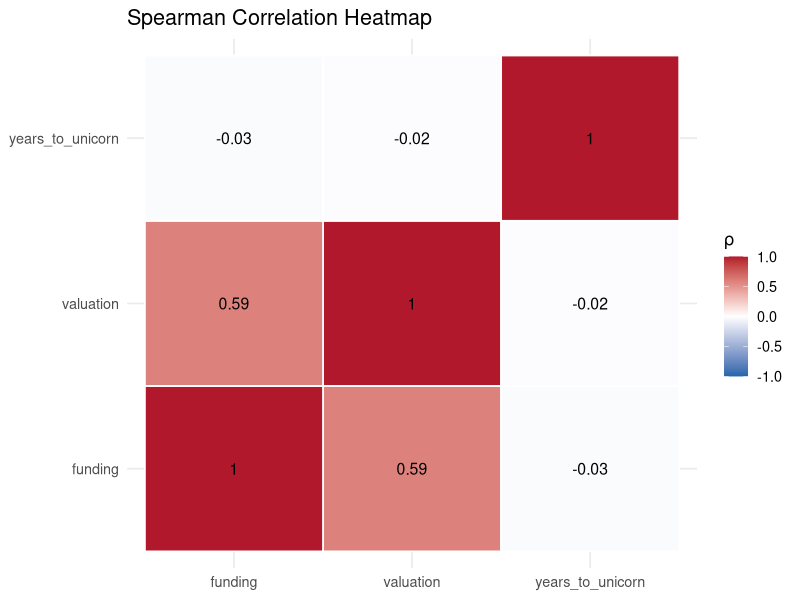
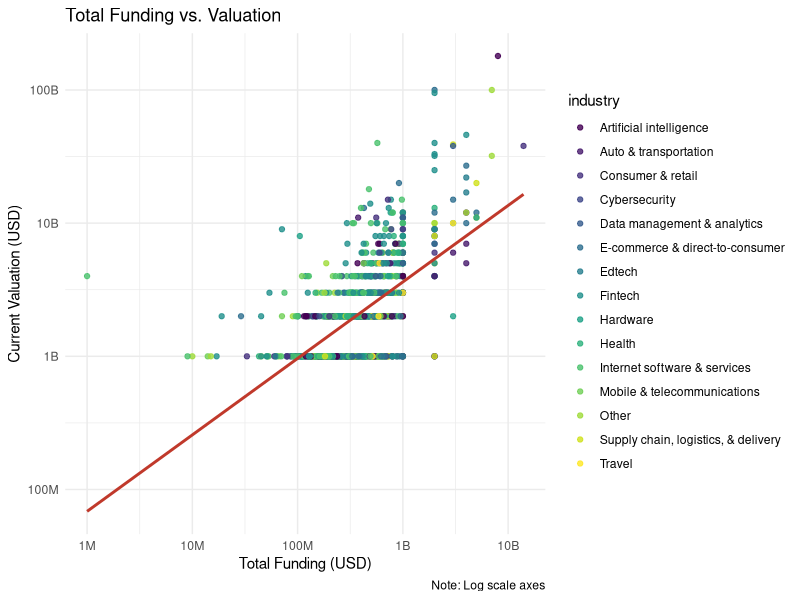
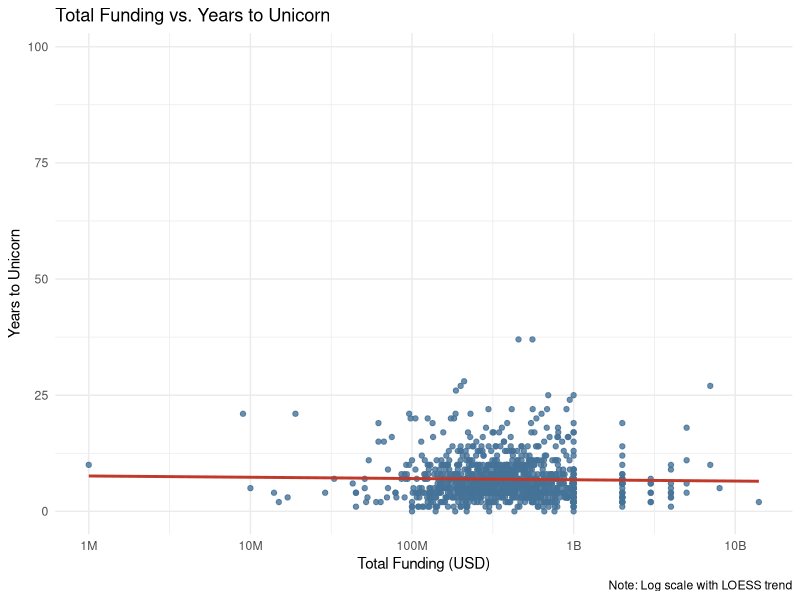
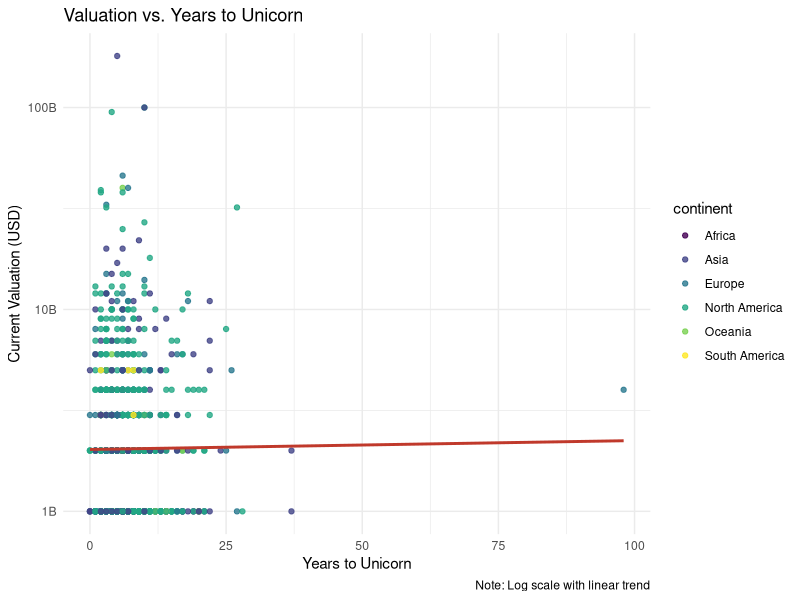
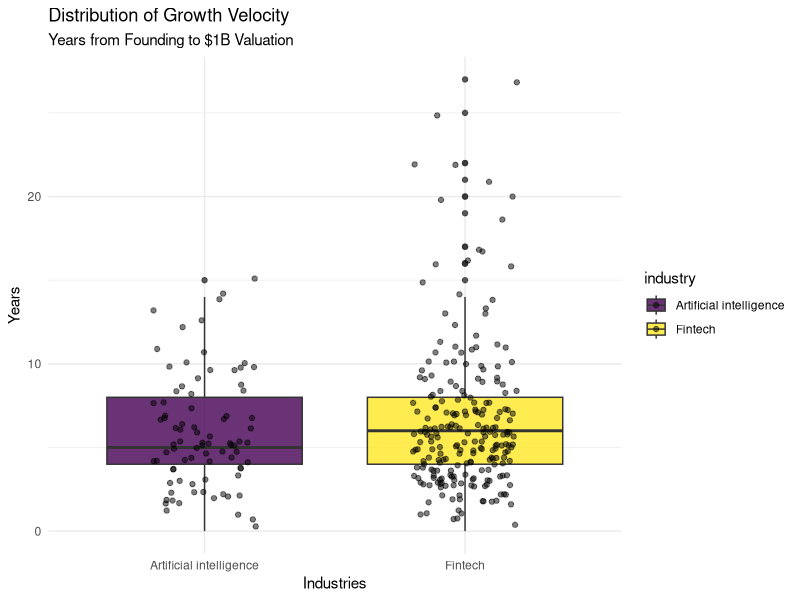
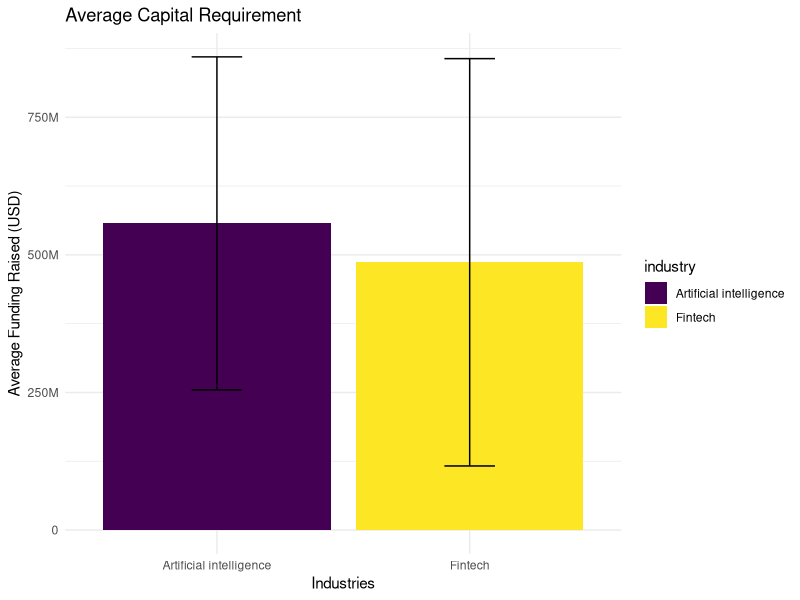
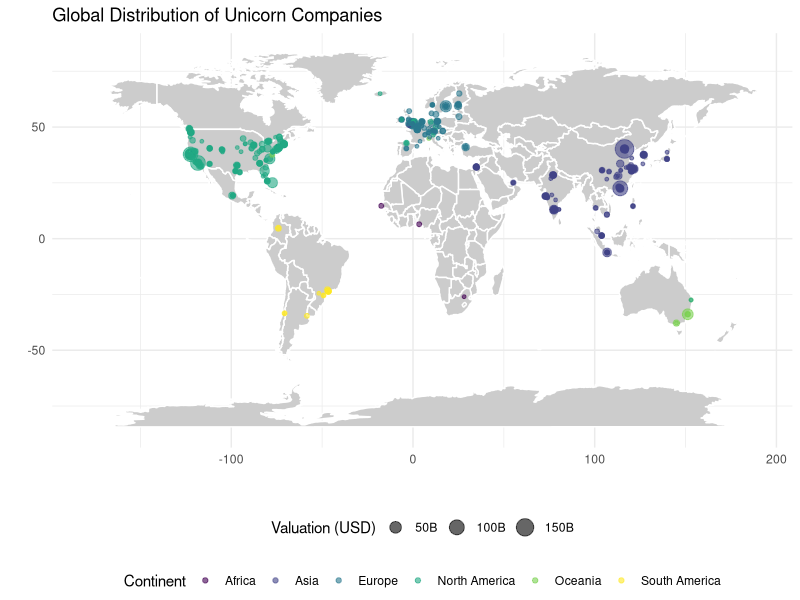
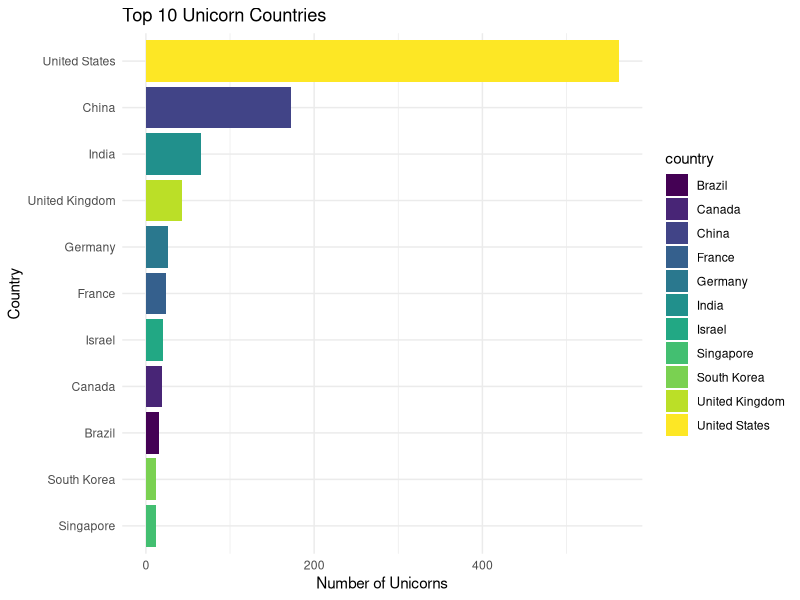

Recreate these plots in R, in order. (Note: this script raises an error after producing the figures.)
## ---- chunk 1
library(tidyverse)
library(scales)
library(knitr)
library(viridis)
library(maps)

dollar_format_big <- function(x) {
  case_when(
    x >= 1e9 ~ paste0(x / 1e9, "B"),
    x >= 1e6 ~ paste0(x / 1e6, "M"),
    x >= 1e3 ~ paste0(x / 1e3, "K"),
    TRUE ~ as.character(x)
  )
}

setwd(r"(/home/himangshu/Desktop/My_Projects/The_Global_Unicorn_Landscape)")

data <- read_csv("dataset.csv") %>%
  mutate(years_to_unicorn = year(date_joined) - year(year_founded))

data_geocoded <- read_csv("geocoded_unicorns.csv")

glimpse(data)
glimpse(data_geocoded)
## ---- chunk 2
data %>%
  select(valuation, funding, years_to_unicorn) %>%
  drop_na() %>%
  cor(method = "spearman") %>%
  as.data.frame() %>%
  mutate(var1 = rownames(.)) %>%
  pivot_longer(-var1, names_to = "var2", values_to = "correlation") %>%
  ggplot(aes(var1, var2, fill = correlation)) +
  geom_tile(color = "white", linewidth = 0.6) +
  scale_fill_gradient2(low = "#2166AC", mid = "white", high = "#B2182B", midpoint = 0, limits = c(-1, 1)) +
  geom_text(aes(label = round(correlation, 2)), size = 4) +
  labs(title = "Spearman Correlation Heatmap", x = NULL, y = NULL, fill = "ρ") +
  theme_minimal(base_size = 13)
## ---- chunk 3
ggplot(data, aes(x = funding, y = valuation, color = industry)) +
  geom_point(alpha = 0.8) +
  geom_smooth(method = "lm", se = FALSE, colour = "#C0392B") +
  scale_x_log10(labels = label_number(scale_cut = cut_short_scale())) +
  scale_y_log10(labels = label_number(scale_cut = cut_short_scale())) +
  scale_color_viridis_d() +
  labs(title = "Total Funding vs. Valuation",
       x = "Total Funding (USD)", 
       y = "Current Valuation (USD)", 
       caption = "Note: Log scale axes") +
  theme_minimal()
## ---- chunk 4
ggplot(data, aes(x = funding, y = years_to_unicorn)) +
  geom_point(alpha = 0.8, color = "#457297ff") +
  geom_smooth(method = "lm", se = FALSE, color = "#C0392B") +
  scale_x_log10(labels = dollar_format_big, breaks = scales::log_breaks(n = 6)) +
  labs(
    title = "Total Funding vs. Years to Unicorn",
    x = "Total Funding (USD)",
    y = "Years to Unicorn",
    caption = "Note: Log scale with LOESS trend"
  ) +
  theme_minimal()
## ---- chunk 5
ggplot(data, aes(x = years_to_unicorn, y = valuation, color = continent)) +
  geom_point(alpha = 0.8) +
  geom_smooth(method = "lm", se = FALSE, color = "#C0392B") +
  scale_y_log10(labels = dollar_format_big) +
  scale_color_viridis_d() +
  labs(
    title = "Valuation vs. Years to Unicorn",
    x = "Years to Unicorn",
    y = "Current Valuation (USD)",
    caption = "Note: Log scale with linear trend"
  ) +
  theme_minimal()
## ---- chunk 6
data %>%
  filter(industry %in% c("Artificial intelligence", "Fintech")) %>%
  group_by(industry) %>%
  summarise(
    Company_Count = n(),
    Avg_Years_to_Unicorn = mean(years_to_unicorn, na.rm = TRUE),
    Median_Years_to_Unicorn = median(years_to_unicorn, na.rm = TRUE),
    Avg_Funding_USD = mean(funding, na.rm = TRUE),
    Median_Funding_USD = median(funding, na.rm = TRUE)
  ) %>%
  kable(caption = "Statistical Profile: AI vs. Fintech")

comparison_data <- data %>%
  filter(industry %in% c("Artificial intelligence", "Fintech"))

comparison_stats <- comparison_data %>%
  group_by(industry) %>%
  summarise(
    Avg_Funding_USD = mean(funding, na.rm = TRUE),
    Median_Funding_USD = median(funding, na.rm = TRUE)
  )
## ---- chunk 7
ggplot(comparison_data, aes(industry, years_to_unicorn, fill = industry)) +
  geom_boxplot(alpha = 0.8) +
  geom_jitter(width = 0.2, alpha = 0.5) +
  scale_fill_viridis_d() +
  labs(title = "Distribution of Growth Velocity", 
       subtitle = "Years from Founding to $1B Valuation",
       x = "Industries",
       y = "Years") +
  theme_minimal()
## ---- chunk 8
ggplot(comparison_stats, aes(industry, Avg_Funding_USD, fill = industry)) +
  geom_col() +
  geom_errorbar(aes(ymin = Avg_Funding_USD - Median_Funding_USD,
                    ymax = Avg_Funding_USD + Median_Funding_USD), width = 0.2) +
  scale_y_continuous(labels = label_number(scale_cut = cut_short_scale())) +
  scale_fill_viridis_d() +
  labs(title = "Average Capital Requirement",
       x = "Industries",
       y = "Average Funding Raised (USD)") +
  theme_minimal()
## ---- chunk 9
ggplot() +
  geom_polygon(data = map_data("world"), aes(long, lat, group = group), 
               fill = "gray80", color = "white") +
  geom_point(data = data_geocoded, aes(longitude, latitude, size = valuation, 
             color = continent), alpha = 0.6) +
  scale_size_continuous(labels = dollar_format_big, name = "Valuation (USD)") +
  scale_color_viridis_d() +
  labs(title = "Global Distribution of Unicorn Companies", x = "", y = "", 
       color = "Continent") +
  theme_minimal() +
  theme(
    legend.position = "bottom",
    legend.box = "vertical",
    legend.margin = margin(t = 10)
  ) +
  guides(
    size = guide_legend(order = 1, nrow = 1),
    color = guide_legend(order = 2, nrow = 1)
  )
## ---- chunk 10
data %>%
  count(country) %>%
  slice_max(n, n = 10) %>%
  ggplot(aes(reorder(country, n), n, fill = country)) +
  geom_col() +
  coord_flip() +
  scale_fill_viridis_d() +
  labs(title = "Top 10 Unicorn Countries", x = "Country", y = "Number of Unicorns") +
  theme_minimal()
## ---- chunk 11
data %>%
  count(city) %>%
  slice_max(n, n = 10) %>%
  ggplot(aes(reorder(city, n), n, fill = city)) +
  geom_col() +
  coord_flip() +
  scale_fill_viridis_d() +
  labs(title = "Top 10 Unicorn Cities", x = "City", y = "Number of Unicorns") +
  theme_minimal()
## ---- chunk 12
data %>%
  group_by(industry) %>%
  summarise(count = n()) %>%
  arrange(desc(count)) %>%
  ggplot(aes(x = reorder(industry, count), y = count, fill = industry)) +
  geom_col() +
  coord_flip() +
  scale_fill_viridis(discrete = TRUE) +
  labs(
    title = "Number of Unicorns by Industry",
    x = "Industry",
    y = "Number of Unicorns"
  ) +
  theme_minimal()
## ---- chunk 13
data %>%
  group_by(industry) %>%
  summarise(total_valuation = sum(valuation)) %>%
  arrange(desc(total_valuation)) %>%
  ggplot(aes(x = reorder(industry, total_valuation), y = total_valuation, fill = industry)) +
  geom_col() +
  coord_flip() +
  scale_fill_viridis(discrete = TRUE) +
  scale_y_continuous(labels = dollar_format_big) +
  labs(
    title = "Total Valuation by Industry",
    x = "Industry",
    y = "Total Valuation (USD)"
  ) +
  theme_minimal()
## ---- chunk 14
ggplot(data, aes(x = years_to_unicorn, y = after_stat(density))) +
  geom_histogram(fill = "grey70", colour = "white", bins = 50, alpha = 0.8) +
  geom_density(colour = "#404080") +
  geom_vline(xintercept = mean(data$years_to_unicorn), colour = "#D55E00", linetype = "dashed") +
  geom_vline(xintercept = median(data$years_to_unicorn), colour = "#0072B2", linetype = "dashed") +
  annotate("text", x = 12, y = 0.1, label = "Mean", colour = "red") +
  annotate("text", x = 2, y = 0.1, label = "Median", colour = "blue") +
  labs(
    title = "Distribution of Years to Reach Unicorn Status",
    subtitle = sprintf("Mean: %.2f, Median: %.2f", 
                       mean(data$years_to_unicorn), 
                       median(data$years_to_unicorn)),
    x = "Years to $1B valuation",
    y = "Density"
  ) +
  theme_minimal() +
  xlim(0, 50)
## ---- chunk 15
fpr <- data %>%
        mutate(year = year(year_founded)) %>%
        group_by(year) %>%
        summarise(count = n()) %>%
        ggplot(aes(x = year, y = count)) +
        geom_line() +
        labs(
          title = "Unicorns Founded Per Year",
          x = "Year",
          y = "Number of Unicorns"
        ) +
        theme_minimal()

jpr <- data %>%
        mutate(year = year(date_joined)) %>%
        group_by(year) %>%
        summarise(count = n()) %>%
        ggplot(aes(x = year, y = count)) +
        geom_line() +
        labs(
          title = "Unicorns Joined Per Year",
          x = "Year",
          y = "Number of Unicorns"
        ) +
        theme_minimal()

print(fpr / jpr)
